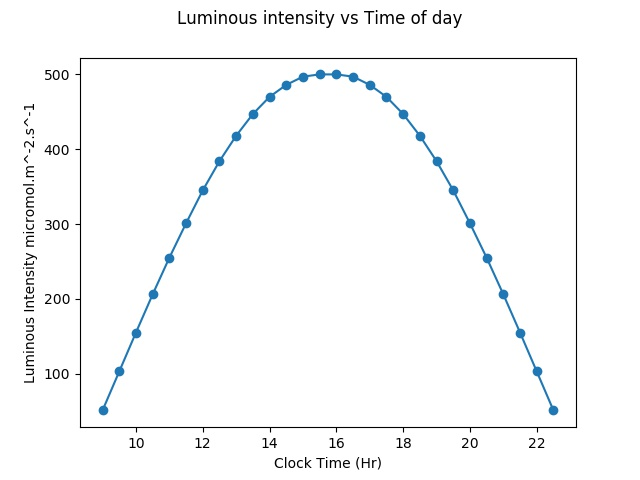

Write the Python code that produced this figure.
import pandas as pd
import matplotlib.pyplot as plt

df= pd.read_table('luminosity.txt', sep = ',')

plt.plot(df['Time'],df['Intensity'],marker='o')
plt.xlabel('Clock Time (Hr)')
plt.ylabel('Luminous Intensity micromol.m^-2.s^-1')
plt.suptitle('Luminous intensity vs Time of day')
plt.savefig('luminosity.jpg')
plt.show()

